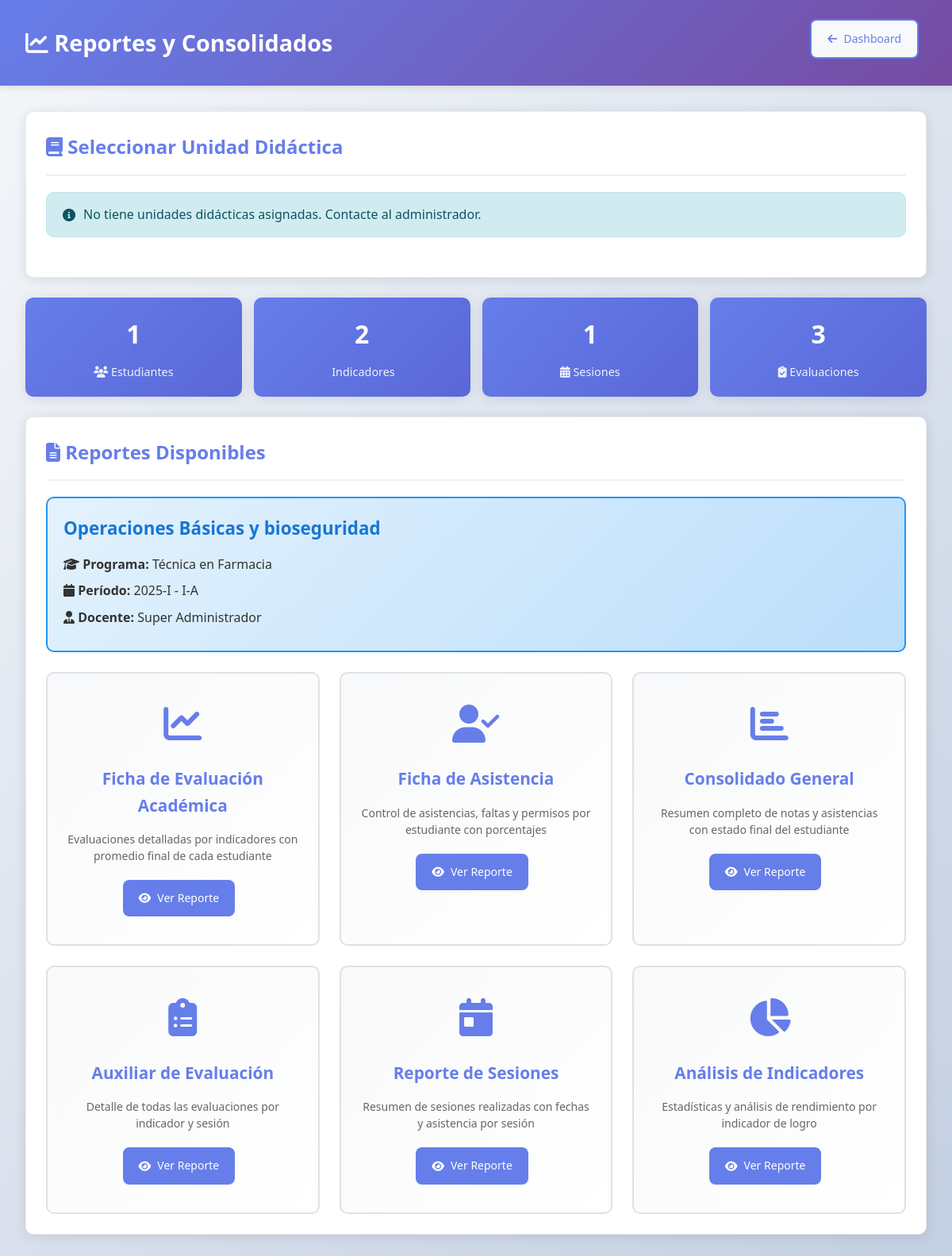
The app's page /teacher/reports.php?course_id=2 (signed in) with its own data.
### tables this page shows
CREATE TABLE `unidades_didacticas` (
  `id` int(11) NOT NULL AUTO_INCREMENT,
  `nombre` varchar(200) NOT NULL,
  `codigo` varchar(50) NOT NULL,
  `programa_id` int(11) NOT NULL,
  `periodo_lectivo` varchar(20) NOT NULL,
  `periodo_academico` varchar(10) NOT NULL,
  `docente_id` int(11) NOT NULL,
  `estado` enum('activo','inactivo') DEFAULT 'activo',
  PRIMARY KEY (`id`),
  UNIQUE KEY `codigo` (`codigo`),
  KEY `programa_id` (`programa_id`),
  KEY `docente_id` (`docente_id`),
  CONSTRAINT `unidades_didacticas_ibfk_1` FOREIGN KEY (`programa_id`) REFERENCES `programas_estudio` (`id`) ON DELETE CASCADE,
  CONSTRAINT `unidades_didacticas_ibfk_2` FOREIGN KEY (`docente_id`) REFERENCES `usuarios` (`id`) ON DELETE CASCADE
);

CREATE TABLE `programas_estudio` (
  `id` int(11) NOT NULL AUTO_INCREMENT,
  `nombre` varchar(200) NOT NULL,
  `codigo` varchar(50) NOT NULL,
  `estado` enum('activo','inactivo') DEFAULT 'activo',
  `descripcion` text DEFAULT NULL,
  `duracion_semestres` int(11) DEFAULT 6,
  `modalidad` enum('presencial','virtual','semipresencial') DEFAULT 'presencial',
  PRIMARY KEY (`id`),
  UNIQUE KEY `codigo` (`codigo`)
);

### teacher/reports.php (the view, shortened to what this page needs)
    <?php
$host = 'localhost';
$dbname = 'iespaltohuallaga_regauxiliar_bd';
$username = 'iespaltohuallaga_user_regaux';
$password = ')wBRCeID[ldb%b^K';
try {
    $pdo = new PDO("mysql:host=$host;dbname=$dbname;charset=utf8", $username, $password);
    $pdo->setAttribute(PDO::ATTR_ERRMODE, PDO::ERRMODE_EXCEPTION);
} catch (PDOException $e) {
    die("Error de conexión: " . $e->getMessage());
}
$user_id = $_SESSION['user_id'];
    ?>
    <?php
function getCoursesByTeacher($pdo, $teacher_id) {
    try {
        $stmt = $pdo->prepare("
            SELECT ud.id, ud.nombre, ud.codigo, ud.periodo_lectivo, ud.periodo_academico,
                   pe.nombre as programa_nombre
            FROM unidades_didacticas ud
            LEFT JOIN programas_estudio pe ON ud.programa_id = pe.id
            WHERE ud.docente_id = ? AND ud.estado = 'activo'
            ORDER BY ud.periodo_lectivo DESC
        ");
        $stmt->execute([$teacher_id]);
        return $stmt->fetchAll(PDO::FETCH_ASSOC);
    } catch (PDOException $e) {
        return array();
    }
}
function getCourseById($pdo, $course_id) {
    try {
        $stmt = $pdo->prepare("
            SELECT ud.*, pe.nombre as programa_nombre
            FROM unidades_didacticas ud
            LEFT JOIN programas_estudio pe ON ud.programa_id = pe.id
            WHERE ud.id = ?
        ");
        $stmt->execute([$course_id]);
        return $stmt->fetch(PDO::FETCH_ASSOC);
    } catch (PDOException $e) {
        return null;
    }
}
function getStudentsWithGrades($pdo, $course_id) {
    try {
        $stmt = $pdo->prepare("
            SELECT
                u.id,
                u.dni,
                u.nombres,
                u.apellidos,
                CONCAT(u.apellidos, ', ', u.nombres) as nombre_completo
            FROM matriculas m
            JOIN usuarios u ON m.estudiante_id = u.id
            WHERE m.unidad_didactica_id = ? AND m.estado = 'activo'
            ORDER BY u.apellidos, u.nombres
        ");
        $stmt->execute([$course_id]);
        return $stmt->fetchAll(PDO::FETCH_ASSOC);
    } catch (PDOException $e) {
        return array();
    }
}
function getLearningIndicators($pdo, $course_id) {
    try {
        $stmt = $pdo->prepare("
            SELECT id, numero_indicador, nombre, peso
            FROM indicadores_logro
            WHERE unidad_didactica_id = ?
            ORDER BY numero_indicador
        ");
        $stmt->execute([$course_id]);
        return $stmt->fetchAll(PDO::FETCH_ASSOC);
    } catch (PDOException $e) {
        return array();
    }
}
function getSessionsByCourse($pdo, $course_id) {
    try {
        $stmt = $pdo->prepare("
            SELECT id, numero_sesion, titulo, fecha, descripcion, estado
            FROM sesiones
            WHERE unidad_didactica_id = ?
            ORDER BY numero_sesion ASC
        ");
        $stmt->execute([$course_id]);
        return $stmt->fetchAll(PDO::FETCH_ASSOC);
    } catch (PDOException $e) {
        return array();
    }
}
function getEvaluationsByIndicator($pdo, $course_id) {
    try {
        $stmt = $pdo->prepare("
            SELECT
                il.numero_indicador,
                il.nombre as indicador_nombre,
                il.peso as indicador_peso,
                u.id as estudiante_id,
                u.dni,
                CONCAT(u.apellidos, ', ', u.nombres) as nombre_completo,
                ie.nombre as evaluacion_nombre,
                s.numero_sesion,
                s.titulo as sesion_titulo,
                es.calificacion,
                es.fecha_evaluacion
            FROM indicadores_logro il
            LEFT JOIN indicadores_evaluacion ie ON ie.indicador_logro_id = il.id
            LEFT JOIN sesiones s ON s.id = ie.sesion_id
            LEFT JOIN evaluaciones_sesion es ON es.indicador_evaluacion_id = ie.id
            LEFT JOIN usuarios u ON u.id = es.estudiante_id
            LEFT JOIN matriculas m ON m.estudiante_id = u.id AND m.unidad_didactica_id = ?
            WHERE il.unidad_didactica_id = ? AND (m.estado = 'activo' OR m.estado IS NULL)
            ORDER BY il.numero_indicador, u.apellidos, u.nombres, s.numero_sesion
        ");
        $stmt->execute([$course_id, $course_id]);
        return $stmt->fetchAll(PDO::FETCH_ASSOC);
    } catch (PDOException $e) {
        return array();
    }
}
$myCourses = getCoursesByTeacher($pdo, $user_id);
$selectedCourse = null;
$students = array();
$indicators = array();
$sessions = array();
$evaluationsByIndicator = array();
$user_name = ($_SESSION['nombres'] ?? 'Docente') . ' ' . ($_SESSION['apellidos'] ?? 'Temporal');
if (isset($_GET['course_id']) && is_numeric($_GET['course_id'])) {
    $course_id = intval($_GET['course_id']);
    $selectedCourse = getCourseById($pdo, $course_id);
    if ($selectedCourse) {
        $students = getStudentsWithGrades($pdo, $course_id);
        $indicators = getLearningIndicators($pdo, $course_id);
        $sessions = getSessionsByCourse($pdo, $course_id);
        $evaluationsByIndicator = getEvaluationsByIndicator($pdo, $course_id);
    }
}
?>
<!DOCTYPE html>
<html lang="es">
<head>
    <link rel="stylesheet" href="https://cdnjs.cloudflare.com/ajax/libs/font-awesome/6.4.0/css/all.min.css">
</head>
<body>
    <div class="header">
        <div class="header-content">
            <h1><i class="fas fa-chart-line"></i> Reportes y Consolidados</h1>
            <a href="../dashboard.php" class="btn btn-back">
                <i class="fas fa-arrow-left"></i> Dashboard
            </a>
        </div>
    </div>
    <div class="container">
        <div class="card">
            <h2><i class="fas fa-book"></i> Seleccionar Unidad Didáctica</h2>
            <?php if (empty($myCourses)): ?>
                <div class="alert alert-info">
                    <i class="fas fa-info-circle"></i>
                    No tiene unidades didácticas asignadas. Contacte al administrador.
                </div>
            <?php endif; ?>
        </div>
        <?php if ($selectedCourse): ?>
            <div class="stats-grid">
                <div class="stat-card">
                    <h4><?php echo count($students); ?></h4>
                    <p><i class="fas fa-users"></i> Estudiantes</p>
                </div>
                <div class="stat-card">
                    <h4><?php echo count($indicators); ?></h4>
                    <p><i class="fas fa-target"></i> Indicadores</p>
                </div>
                <div class="stat-card">
                    <h4><?php echo count($sessions); ?></h4>
                    <p><i class="fas fa-calendar-alt"></i> Sesiones</p>
                </div>
                <div class="stat-card">
                    <h4><?php echo count(array_filter($evaluationsByIndicator, function($item) { return $item['calificacion'] !== null; })); ?></h4>
                    <p><i class="fas fa-clipboard-check"></i> Evaluaciones</p>
                </div>
            </div>
            <div class="card">
                <h2><i class="fas fa-file-alt"></i> Reportes Disponibles</h2>
                <div class="course-info">
                    <h3><?php echo htmlspecialchars($selectedCourse['nombre']); ?></h3>
                    <p><strong><i class="fas fa-graduation-cap"></i> Programa:</strong> <?php echo htmlspecialchars($selectedCourse['programa_nombre'] ?? 'N/A'); ?></p>
                    <p><strong><i class="fas fa-calendar"></i> Período:</strong> <?php echo htmlspecialchars($selectedCourse['periodo_lectivo']) . ' - ' . htmlspecialchars($selectedCourse['periodo_academico']); ?></p>
                    <p><strong><i class="fas fa-user-tie"></i> Docente:</strong> <?php echo htmlspecialchars($user_name); ?></p>
                </div>
                <div class="report-options">
                    <div class="report-card">
                        <div class="icon">
                            <i class="fas fa-chart-line"></i>
                        </div>
                        <h3>Ficha de Evaluación Académica</h3>
                        <p>Evaluaciones detalladas por indicadores con promedio final de cada estudiante</p>
                        <a href="?course_id=<?php echo $selectedCourse['id']; ?>&report=academic<?php echo isset($_GET['test']) ? '&test=1' : ''; ?>" class="btn btn-primary">
                            <i class="fas fa-eye"></i> Ver Reporte
                        </a>
                    </div>
                    <div class="report-card">
                        <div class="icon">
                            <i class="fas fa-user-check"></i>
                        </div>
                        <h3>Ficha de Asistencia</h3>
                        <p>Control de asistencias, faltas y permisos por estudiante con porcentajes</p>
                        <a href="?course_id=<?php echo $selectedCourse['id']; ?>&report=attendance<?php echo isset($_GET['test']) ? '&test=1' : ''; ?>" class="btn btn-primary">
                            <i class="fas fa-eye"></i> Ver Reporte
                        </a>
                    </div>
                    <div class="report-card">
                        <div class="icon">
                            <i class="fas fa-chart-bar"></i>
                        </div>
                        <h3>Consolidado General</h3>
                        <p>Resumen completo de notas y asistencias con estado final del estudiante</p>
                        <a href="?course_id=<?php echo $selectedCourse['id']; ?>&report=consolidated<?php echo isset($_GET['test']) ? '&test=1' : ''; ?>" class="btn btn-primary">
                            <i class="fas fa-eye"></i> Ver Reporte
                        </a>
                    </div>
                    <div class="report-card">
                        <div class="icon">
                            <i class="fas fa-clipboard-list"></i>
                        </div>
                        <h3>Auxiliar de Evaluación</h3>
                        <p>Detalle de todas las evaluaciones por indicador y sesión</p>
                        <a href="?course_id=<?php echo $selectedCourse['id']; ?>&report=auxiliary<?php echo isset($_GET['test']) ? '&test=1' : ''; ?>" class="btn btn-primary">
                            <i class="fas fa-eye"></i> Ver Reporte
                        </a>
                    </div>
                    <div class="report-card">
                        <div class="icon">
                            <i class="fas fa-calendar-day"></i>
                        </div>
                        <h3>Reporte de Sesiones</h3>
                        <p>Resumen de sesiones realizadas con fechas y asistencia por sesión</p>
                        <a href="?course_id=<?php echo $selectedCourse['id']; ?>&report=sessions<?php echo isset($_GET['test']) ? '&test=1' : ''; ?>" class="btn btn-primary">
                            <i class="fas fa-eye"></i> Ver Reporte
                        </a>
                    </div>
                    <div class="report-card">
                        <div class="icon">
                            <i class="fas fa-chart-pie"></i>
                        </div>
                        <h3>Análisis de Indicadores</h3>
                        <p>Estadísticas y análisis de rendimiento por indicador de logro</p>
                        <a href="?course_id=<?php echo $selectedCourse['id']; ?>&report=indicators<?php echo isset($_GET['test']) ? '&test=1' : ''; ?>" class="btn btn-primary">
                            <i class="fas fa-eye"></i> Ver Reporte
                        </a>
                    </div>
                </div>
            </div>
        <?php endif; ?>
    </div>
</body>
</html>

### teacher/reports.php (style rules this page uses)
* { margin: 0; padding: 0; box-sizing: border-box; }
body { font-family: 'Segoe UI', Tahoma, Geneva, Verdana, sans-serif; background: linear-gradient(135deg, #f5f7fa 0%, #c3cfe2 100%); color: #333; line-height: 1.6; }
.header { background: linear-gradient(135deg, #667eea 0%, #764ba2 100%); color: white; padding: 1.5rem 2rem; box-shadow: 0 2px 10px rgba(0,0,0,0.1); }
.header-content { display: flex; justify-content: space-between; align-items: center; max-width: 1200px; margin: 0 auto; }
.header h1 { font-size: 1.8rem; font-weight: 600; }
.container { max-width: 1200px; margin: 2rem auto; padding: 0 2rem; }
.card { background: white; border-radius: 10px; padding: 25px; margin-bottom: 25px; box-shadow: 0 2px 15px rgba(0,0,0,0.1); border: 1px solid #e9ecef; }
.card h2 { color: #667eea; margin-bottom: 20px; padding-bottom: 15px; border-bottom: 2px solid #f0f0f0; font-size: 1.5rem; font-weight: 600; }
.btn { padding: 12px 20px; border: none; border-radius: 8px; cursor: pointer; text-decoration: none; display: inline-flex; align-items: center; gap: 8px; font-size: 14px; font-weight: 500; margin-right: 10px; margin-bottom: 10px; transition: all 0.3s ease; }
.btn-primary { background: #667eea; color: white; }
.btn-back { background: #f8f9fa; color: #667eea; border: 2px solid #667eea; }
.report-options { display: grid; grid-template-columns: repeat(auto-fit, minmax(280px, 1fr)); gap: 25px; margin-top: 25px; }
.report-card { background: linear-gradient(135deg, #f8f9fa 0%, #ffffff 100%); border: 2px solid #dee2e6; border-radius: 10px; padding: 25px; text-align: center; transition: all 0.3s ease; }
.report-card .icon { font-size: 3rem; color: #667eea; margin-bottom: 15px; }
.report-card h3 { color: #667eea; margin-bottom: 15px; font-size: 1.3rem; font-weight: 600; }
.report-card p { color: #666; font-size: 14px; margin-bottom: 20px; line-height: 1.5; }
.course-info { background: linear-gradient(135deg, #e3f2fd 0%, #bbdefb 100%); padding: 20px; border-radius: 10px; margin-bottom: 25px; border: 2px solid #2196f3; }
.course-info h3 { color: #1976d2; margin-bottom: 15px; font-size: 1.4rem; font-weight: 600; }
.course-info p { margin: 8px 0; font-weight: 500; }
.alert { padding: 15px 20px; border-radius: 10px; margin-bottom: 25px; display: flex; align-items: center; gap: 10px; font-weight: 500; }
.alert-info { background-color: #d1ecf1; color: #0c5460; border: 1px solid #bee5eb; }
.stats-grid { display: grid; grid-template-columns: repeat(auto-fit, minmax(150px, 1fr)); gap: 15px; margin-bottom: 25px; }
.stat-card { background: linear-gradient(135deg, #667eea 0%, #5a67d8 100%); color: white; padding: 20px; border-radius: 10px; text-align: center; box-shadow: 0 2px 15px rgba(0,0,0,0.1); }
.stat-card h4 { margin: 0 0 10px 0; font-size: 2rem; font-weight: 700; }
.stat-card p { margin: 0; opacity: 0.9; font-weight: 500; font-size: 0.9rem; }

### records on screen
unidades_didacticas: nombre "Operaciones Básicas y bioseguridad", programa.nombre "Técnica en Farmacia", periodo_lectivo "2025-I", periodo_academico "I-A"

### other values on screen
count($students) "1"
count($indicators) "2"
count($sessions) "1"
$user_name "Super Administrador"
